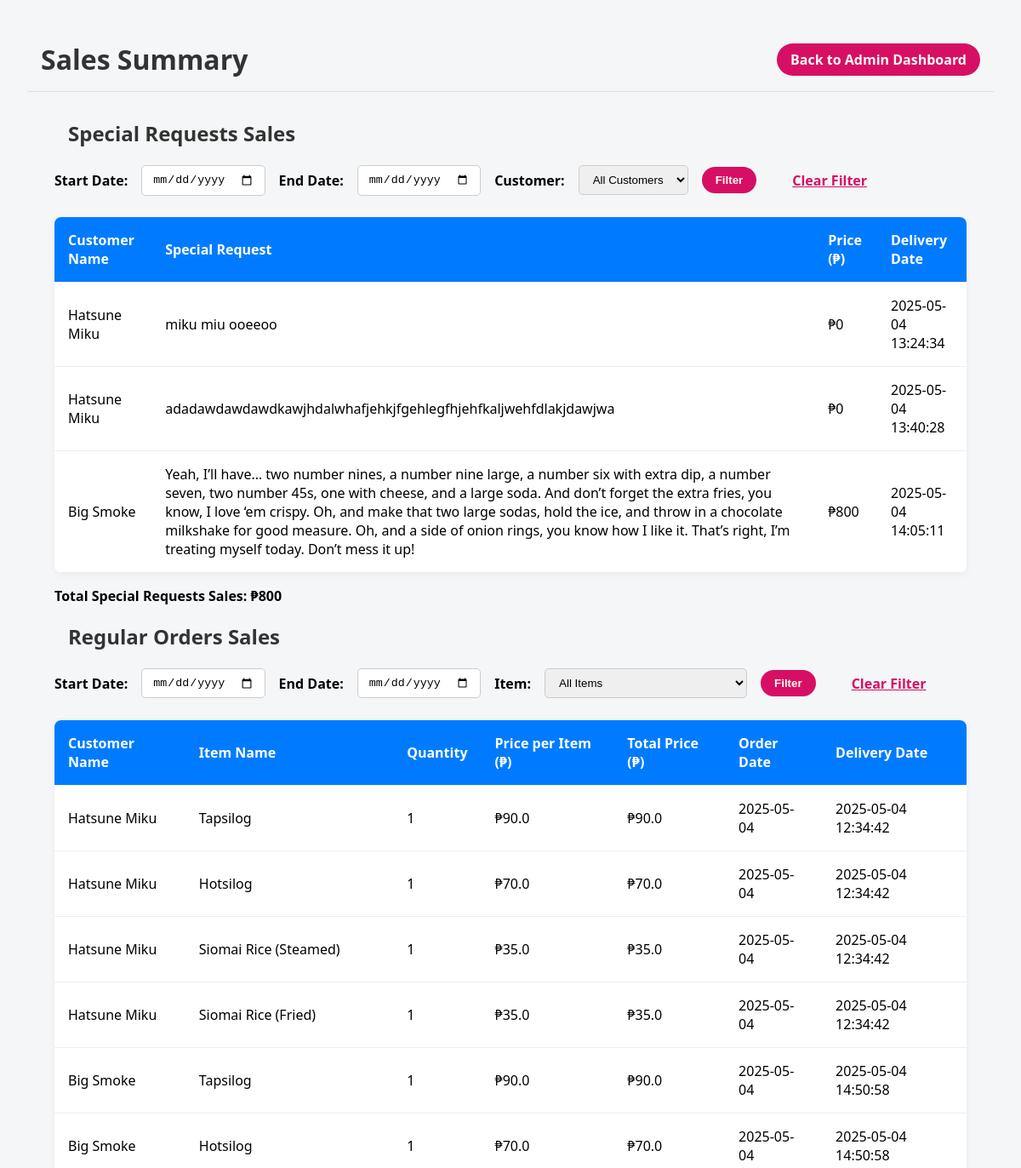
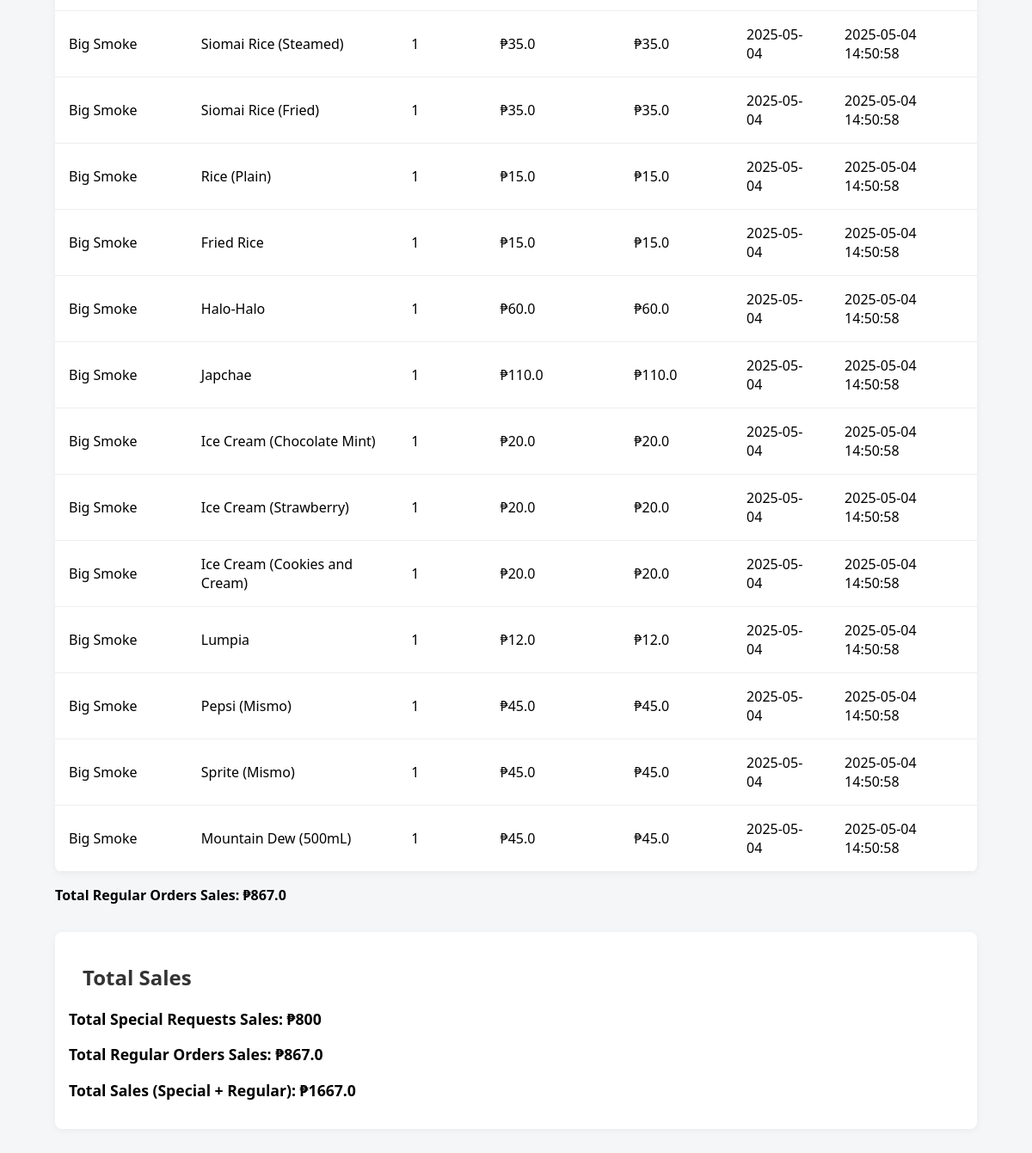
Before: /sales_summary (signed in) with the older database file (2 pictures, top to bottom).
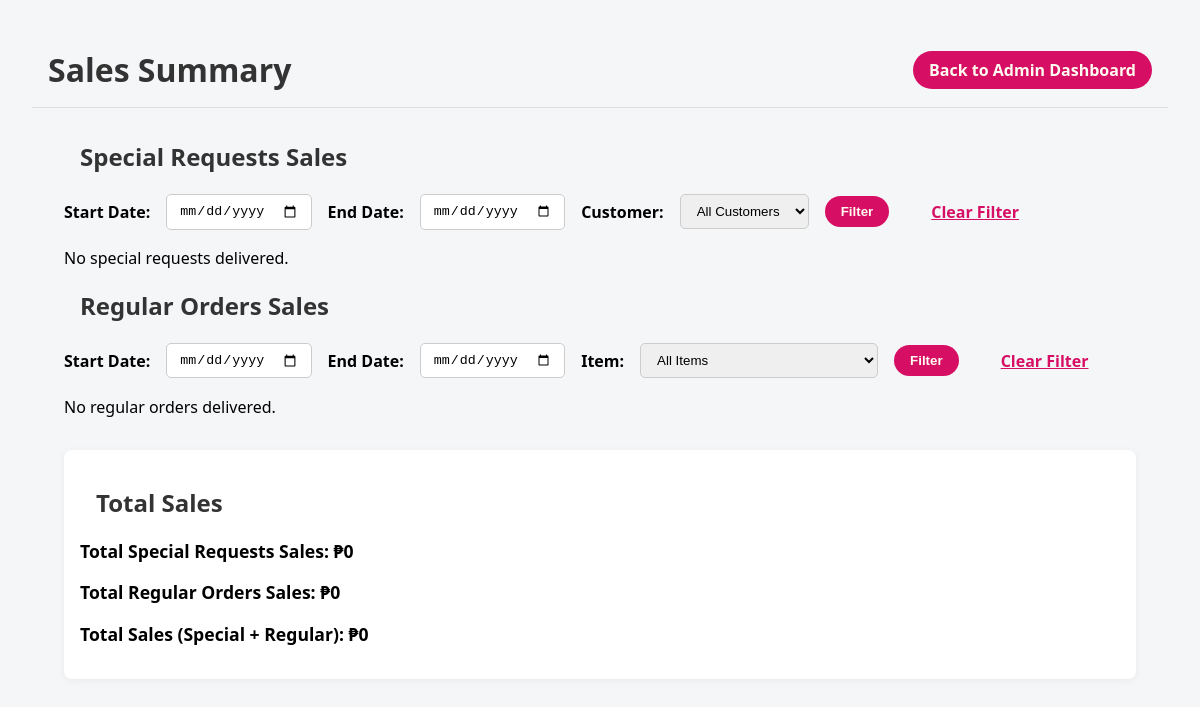
After: the same page with the newer database file.
### tables this page shows
CREATE TABLE Special_Requests (
    Request_ID INTEGER PRIMARY KEY AUTOINCREMENT,
    Customer_ID INTEGER,
    Request_Item TEXT NOT NULL,
    Request_Date DATE NOT NULL,
    Request_Time TIME NOT NULL,
    Time_Ordered DATETIME NOT NULL,
    Time_Delivered DATETIME,
    Approved BOOLEAN NOT NULL,
    Time_Approved DATETIME,
    Time_Rejected DATETIME, Price DECIMAL(10, 2) NOT NULL DEFAULT 0.00,
    FOREIGN KEY (Customer_ID) REFERENCES Customers(Customer_ID)
);

CREATE TABLE Customers (
    Customer_ID INTEGER PRIMARY KEY AUTOINCREMENT,
    Name TEXT NOT NULL,
    Address TEXT NOT NULL,
    Phone TEXT NOT NULL,
    FOREIGN KEY (Phone) REFERENCES Users(Contact)
);

CREATE TABLE Order_Items (
    OrderItem_ID INTEGER PRIMARY KEY AUTOINCREMENT,
    Order_ID INTEGER,
    Item_ID INTEGER,
    Quantity INTEGER NOT NULL,
    FOREIGN KEY (Order_ID) REFERENCES Orders(Order_ID),
    FOREIGN KEY (Item_ID) REFERENCES Menu_Items(Item_ID)
);

CREATE TABLE Menu_Items (
    Item_ID INTEGER PRIMARY KEY AUTOINCREMENT,
    Item_Name TEXT NOT NULL,
    Category TEXT NOT NULL,
    Price REAL NOT NULL,
    FOREIGN KEY (Category) REFERENCES Categories(Category_Name)
);

CREATE TABLE Orders (
    Order_ID INTEGER PRIMARY KEY AUTOINCREMENT,
    Customer_ID INTEGER,
    Order_Type TEXT CHECK(Order_Type IN ('Walk-in', 'Delivery')) NOT NULL,
    Date DATE NOT NULL,
    Time_Ordered TIME NOT NULL,
    Requested_Delivery_Time TIME,
    Time_Delivered TIME,
    Delivered BOOLEAN NOT NULL,
    FOREIGN KEY (Customer_ID) REFERENCES Customers(Customer_ID)
);

### app.py (the view)
@app.route('/sales_summary', methods=['GET', 'POST'])
def sales_summary():
    if session.get('role') != 'admin':
        return redirect(url_for('home'))
    conn = get_db_connection()
    customer_names = conn.execute("""
        SELECT DISTINCT c.Name
        FROM Special_Requests sr
        JOIN Customers c ON sr.Customer_ID = c.Customer_ID
    """).fetchall()
    menu_items = conn.execute("""
        SELECT Item_Name
        FROM Menu_Items
    """).fetchall()
    start_date = request.args.get('start_date')
    end_date = request.args.get('end_date')
    customer_name_filter = request.args.get('customer_name')
    special_request_query = """
        SELECT sr.Request_Item AS request_item,
               sr.Price AS price,
               sr.Time_Delivered AS time_delivered,
               c.Name AS customer_name
        FROM Special_Requests sr
        JOIN Customers c ON sr.Customer_ID = c.Customer_ID
        WHERE sr.Time_Delivered IS NOT NULL
    """
    if start_date:
        special_request_query += f" AND sr.Time_Delivered >= '{start_date}'"
    if end_date:
        special_request_query += f" AND sr.Time_Delivered <= '{end_date}'"
    if customer_name_filter:
        special_request_query += f" AND c.Name = '{customer_name_filter}'"
    delivered_requests = conn.execute(special_request_query).fetchall()
    total_special_sales = sum(req['price'] for req in delivered_requests)
    item_filter = request.args.get('item_filter')
    regular_orders_query = """
        SELECT mi.Item_Name AS item_name,
               mi.Price AS item_price,
               oi.Quantity AS quantity,
               (oi.Quantity * mi.Price) AS total_price,
               o.Date AS order_date,
               o.Time_Ordered AS time_ordered,
               o.Time_Delivered AS time_delivered,
               c.Name AS customer_name
        FROM Order_Items oi
        JOIN Menu_Items mi ON oi.Item_ID = mi.Item_ID
        JOIN Orders o ON oi.Order_ID = o.Order_ID
        JOIN Customers c ON o.Customer_ID = c.Customer_ID
        WHERE o.Delivered = 1
    """
    if start_date:
        regular_orders_query += f" AND o.Time_Delivered >= '{start_date}'"
    if end_date:
        regular_orders_query += f" AND o.Time_Delivered <= '{end_date}'"
    if item_filter:
        regular_orders_query += f" AND mi.Item_Name = '{item_filter}'"
    regular_orders = conn.execute(regular_orders_query).fetchall()
    total_regular_sales = sum(row['total_price'] for row in regular_orders)
    total_overall_sales = total_special_sales + total_regular_sales
    conn.close()
    return render_template(
        'sales_summary.html',
        delivered_requests=delivered_requests,
        regular_orders=regular_orders,
        total_special_sales=total_special_sales,
        total_regular_sales=total_regular_sales,
        total_overall_sales=total_overall_sales,
        customer_names=customer_names,
        menu_items=menu_items,
        start_date=start_date,
        end_date=end_date,
        item_filter=item_filter,
        customer_name_filter=customer_name_filter
    )

### app.py (called while the page is built)
def get_db_connection():
    conn = sqlite3.connect(DB_PATH)
    conn.row_factory = sqlite3.Row
    return conn

### templates/sales_summary.html (shortened to what the changed rows need)
<!DOCTYPE html>
<html lang="en">
<head>
    <link rel="stylesheet" href="{{ url_for('static', filename='styles_sales.css') }}">
</head>
<body>
    <div class="container">
        <section class="sales-summary">
            <h2>Special Requests Sales</h2>
            <form method="get" action="{{ url_for('sales_summary') }}">
                <label for="start_date">Start Date:</label>
                <input type="date" name="start_date" value="{{ start_date }}">
                <label for="end_date">End Date:</label>
                <input type="date" name="end_date" value="{{ end_date }}">
                <label for="customer_name">Customer:</label>
                <select name="customer_name">
                </select>
                <button type="submit" class="btn-manage">Filter</button>
                <a href="{{ url_for('sales_summary') }}" class="clear-filter">Clear Filter</a>
            </form>
            {% if delivered_requests %}
                <table>
                    <thead>
                        <tr>
                            <th>Customer Name</th>
                            <th>Special Request</th>
                            <th>Price (₱)</th>
                            <th>Delivery Date</th>
                        </tr>
                    </thead>
                    <tbody>
                        {% for request in delivered_requests %}
                            <tr>
                                <td>{{ request.customer_name }}</td>
                                <td>{{ request.request_item }}</td>
                                <td>₱{{ request.price }}</td>
                                <td>{{ request.time_delivered }}</td>
                            </tr>
                        {% endfor %}
                    </tbody>
                </table>
                <p><strong>Total Special Requests Sales: ₱{{ total_special_sales }}</strong></p>
            {% else %}
                <p>No special requests delivered.</p>
            {% endif %}
        </section>
        <section class="sales-summary">
            <h2>Regular Orders Sales</h2>
            <form method="get" action="{{ url_for('sales_summary') }}">
                <label for="start_date">Start Date:</label>
                <input type="date" name="start_date" value="{{ start_date }}">
                <label for="end_date">End Date:</label>
                <input type="date" name="end_date" value="{{ end_date }}">
                <label for="item_filter">Item:</label>
                <select name="item_filter">
                </select>
                <button type="submit" class="btn-manage">Filter</button>
                <a href="{{ url_for('sales_summary') }}" class="clear-filter">Clear Filter</a>
            </form>
            {% if regular_orders %}
                <table>
                    <thead>
                        <tr>
                            <th>Customer Name</th>
                            <th>Item Name</th>
                            <th>Quantity</th>
                            <th>Price per Item (₱)</th>
                            <th>Total Price (₱)</th>
                            <th>Order Date</th>
                            <th>Delivery Date</th>
                        </tr>
                    </thead>
                    <tbody>
                        {% for order in regular_orders %}
                            <tr>
                                <td>{{ order.customer_name }}</td>
                                <td>{{ order.item_name }}</td>
                                <td>{{ order.quantity }}</td>
                                <td>₱{{ order.item_price }}</td>
                                <td>₱{{ order.total_price }}</td>
                                <td>{{ order.order_date }}</td>
                                <td>{{ order.time_delivered }}</td>
                            </tr>
                        {% endfor %}
                    </tbody>
                </table>
                <p><strong>Total Regular Orders Sales: ₱{{ total_regular_sales }}</strong></p>
            {% else %}
                <p>No regular orders delivered.</p>
            {% endif %}
        </section>
        <section class="total-sales-summary">
            <h2>Total Sales</h2>
            <p><strong>Total Special Requests Sales: ₱{{ total_special_sales }}</strong></p>
            <p><strong>Total Regular Orders Sales: ₱{{ total_regular_sales }}</strong></p>
            <p><strong>Total Sales (Special + Regular): ₱{{ total_overall_sales }}</strong></p>
        </section>
    </div>
</body>
</html>

Changed rows visible on the page:
removed Special_Requests: customer_name "Hatsune Miku", request_item "miku miu ooeeoo", price "0", time_delivered "2025-05-04 13:24:34"
removed Special_Requests: customer_name "Hatsune Miku", request_item "adadawdawdawdkawjhdalwhafjehkjfgehlegfhjehfkaljwehfdlakjdawjwa", price "0", time_delivered "2025-05-04 13:40:28"
removed Special_Requests: customer_name "Big Smoke", request_item "Yeah, I’ll have… two number nines, a number nine large, a number six with extra dip, a number seven, two number 45s, one with cheese, and a large soda. And don’t forget the extra fries, you know, I love ‘em crispy. Oh, and make that two large sodas, hold the ice, and throw in a chocolate milkshake for good measure. Oh, and a side of onion rings, you know how I like it. That’s right, I’m treating myself today. Don’t mess it up!", price "800", time_delivered "2025-05-04 14:05:11"
removed Order_Items: customer_name "Hatsune Miku", item_name "Tapsilog", quantity "1", item_price "90.0", total_price "90.0", order_date "2025-05-04", time_delivered "2025-05-04 12:34:42"
removed Order_Items: customer_name "Hatsune Miku", item_name "Hotsilog", quantity "1", item_price "70.0", total_price "70.0", order_date "2025-05-04", time_delivered "2025-05-04 12:34:42"
removed Order_Items: customer_name "Hatsune Miku", item_name "Siomai Rice (Steamed)", quantity "1", item_price "35.0", total_price "35.0", order_date "2025-05-04", time_delivered "2025-05-04 12:34:42"
removed Order_Items: customer_name "Hatsune Miku", item_name "Siomai Rice (Fried)", quantity "1", item_price "35.0", total_price "35.0", order_date "2025-05-04", time_delivered "2025-05-04 12:34:42"
removed Order_Items: customer_name "Big Smoke", item_name "Tapsilog", quantity "1", item_price "90.0", total_price "90.0", order_date "2025-05-04", time_delivered "2025-05-04 14:50:58"
removed Order_Items: customer_name "Big Smoke", item_name "Hotsilog", quantity "1", item_price "70.0", total_price "70.0", order_date "2025-05-04", time_delivered "2025-05-04 14:50:58"
removed Order_Items: customer_name "Big Smoke", item_name "Siomai Rice (Steamed)", quantity "1", item_price "35.0", total_price "35.0", order_date "2025-05-04", time_delivered "2025-05-04 14:50:58"
removed Order_Items: customer_name "Big Smoke", item_name "Siomai Rice (Fried)", quantity "1", item_price "35.0", total_price "35.0", order_date "2025-05-04", time_delivered "2025-05-04 14:50:58"
removed Order_Items: customer_name "Big Smoke", item_name "Rice (Plain)", quantity "1", item_price "15.0", total_price "15.0", order_date "2025-05-04", time_delivered "2025-05-04 14:50:58"
removed Order_Items: customer_name "Big Smoke", item_name "Fried Rice", quantity "1", item_price "15.0", total_price "15.0", order_date "2025-05-04", time_delivered "2025-05-04 14:50:58"
removed Order_Items: customer_name "Big Smoke", item_name "Halo-Halo", quantity "1", item_price "60.0", total_price "60.0", order_date "2025-05-04", time_delivered "2025-05-04 14:50:58"
removed Order_Items: customer_name "Big Smoke", item_name "Japchae", quantity "1", item_price "110.0", total_price "110.0", order_date "2025-05-04", time_delivered "2025-05-04 14:50:58"
removed Order_Items: customer_name "Big Smoke", item_name "Ice Cream (Chocolate Mint)", quantity "1", item_price "20.0", total_price "20.0", order_date "2025-05-04", time_delivered "2025-05-04 14:50:58"
removed Order_Items: customer_name "Big Smoke", item_name "Ice Cream (Strawberry)", quantity "1", item_price "20.0", total_price "20.0", order_date "2025-05-04", time_delivered "2025-05-04 14:50:58"
removed Order_Items: customer_name "Big Smoke", item_name "Ice Cream (Cookies and Cream)", quantity "1", item_price "20.0", total_price "20.0", order_date "2025-05-04", time_delivered "2025-05-04 14:50:58"
removed Order_Items: customer_name "Big Smoke", item_name "Lumpia", quantity "1", item_price "12.0", total_price "12.0", order_date "2025-05-04", time_delivered "2025-05-04 14:50:58"
removed Order_Items: customer_name "Big Smoke", item_name "Pepsi (Mismo)", quantity "1", item_price "45.0", total_price "45.0", order_date "2025-05-04", time_delivered "2025-05-04 14:50:58"
removed Order_Items: customer_name "Big Smoke", item_name "Sprite (Mismo)", quantity "1", item_price "45.0", total_price "45.0", order_date "2025-05-04", time_delivered "2025-05-04 14:50:58"
removed Order_Items: customer_name "Big Smoke", item_name "Mountain Dew (500mL)", quantity "1", item_price "45.0", total_price "45.0", order_date "2025-05-04", time_delivered "2025-05-04 14:50:58"
Other visible differences:
{{ total_special_sales }}: "800" → "0"
{{ total_regular_sales }}: "867.0" → "0"
{{ total_overall_sales }}: "1667.0" → "0"
{{ total_special_sales }}: "800" → (not shown)
{{ total_regular_sales }}: "867.0" → (not shown)
text no longer shown: "Customer Name Special Request Price (₱) Delivery Date Total Special Requests Sales: ₱ Customer Name Item Name Quantity Price per Item (₱) Total Price (₱) Order Date Delivery Date Total Regular Orders Sales: ₱"
text now shown: "No special requests delivered. No regular orders delivered."
